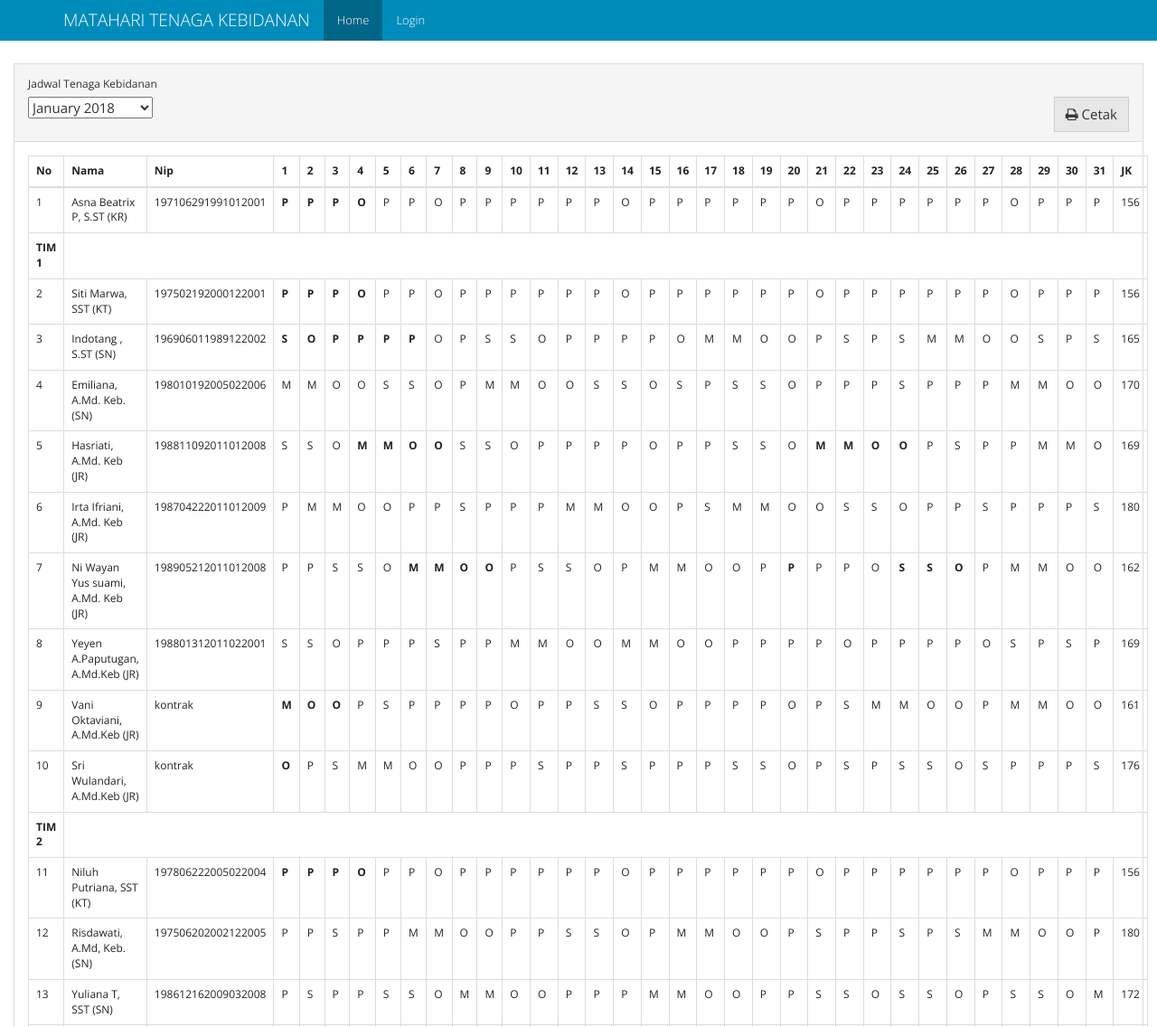
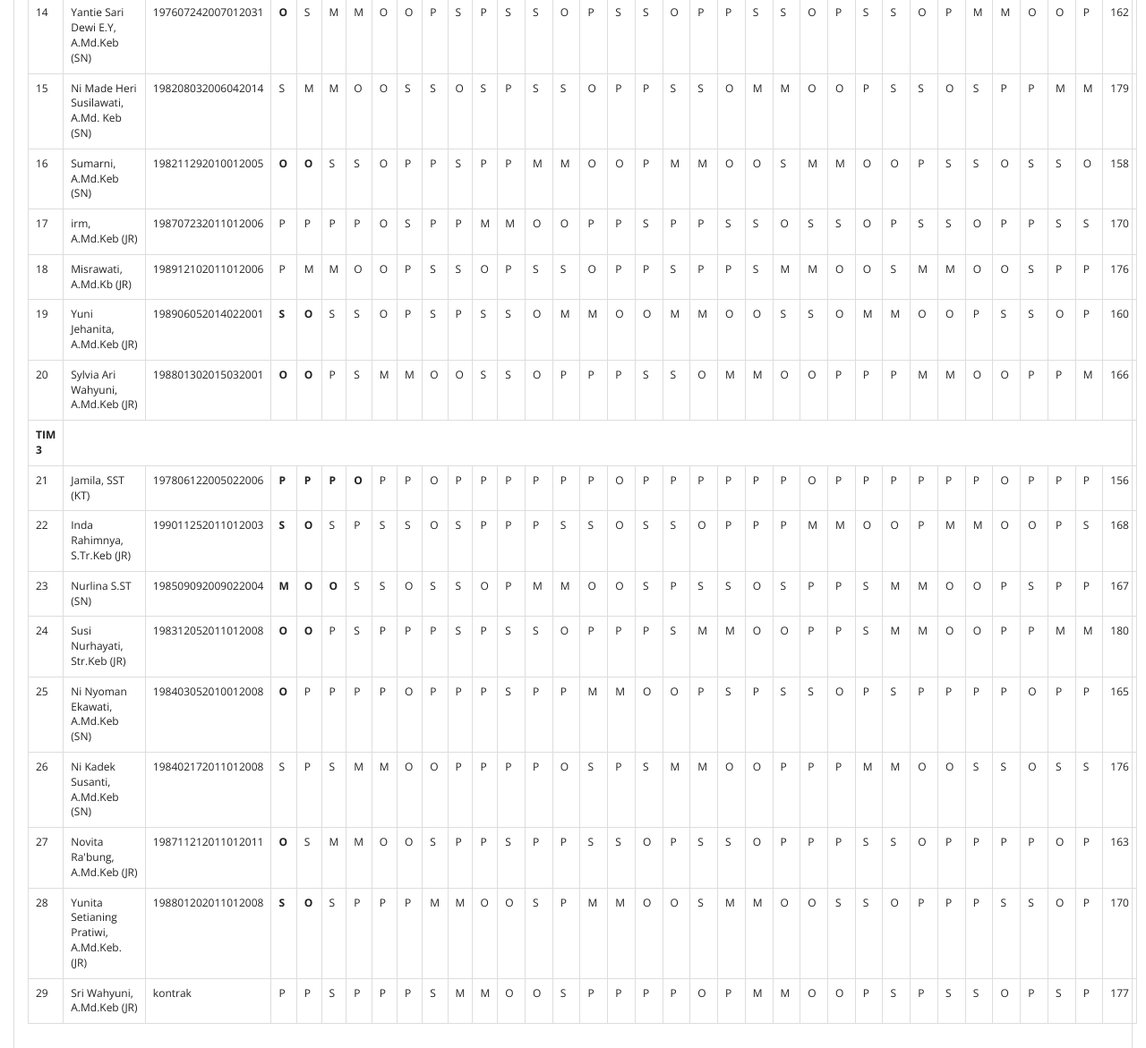
The page / on the database its author committed (2 pictures, top to bottom).
### models.py (models this page shows, shortened)
class Schedules(db.Model):
    id = db.Column(db.Integer, primary_key=True)
    periode_id = db.Column(db.Integer, db.ForeignKey("periode.id"), nullable=False)
    bidan_id = db.Column(db.Integer, db.ForeignKey("bidan.id", ondelete='SET NULL'), nullable=True)
    shift = db.Column(db.Text, default="", nullable=True)
    rest_shift = db.Column(db.Text, default="CLEAR", nullable=True)
    name = db.Column(db.String(50), nullable=True)
    nip = db.Column(db.String(20), nullable=True)
    officer = db.Column(db.String(20), nullable=True)
    tim = db.Column(db.String(10), nullable=True)

### views.py (the view)
@app.route("/", methods=['GET', 'POST'])
def homepage():
    table_query = Schedules.query \
        .join(Periode) \
        .add_columns(Schedules.id.label("schedule_id"), Schedules.officer, Schedules.nip, Schedules.name, Schedules.shift, Schedules.rest_shift, Schedules.tim, Periode.id, Periode.periode)
    table_periode = table_query.order_by(Periode.periode.desc()).group_by(Periode.periode).all()
    list_periode = []
    for periode in table_periode:
        pr = {}
        pr["id"] = periode.periode.strftime("%Y-%m-%d")
        pr["periode"] = periode.periode.strftime("%B %Y")
        list_periode.append(pr)
    if request.method == 'POST':
        periode_periode = request.form["select-periode"]
    else:
        periode_periode = list_periode[0]["id"]
    periode_split = periode_periode.split("-")
    periode_date = datetime.date(int(periode_split[0]), int(periode_split[1]), 1)
    days = calendar.monthrange(periode_date.year, periode_date.month)[1]
    kt = [shift_list(table_query.filter((Schedules.officer == "KT") & (Schedules.tim == "tim1")).filter(Periode.periode == periode_date).all()),
          shift_list(table_query.filter((Schedules.officer == "KT") & (Schedules.tim == "tim2")).filter(Periode.periode == periode_date).all()),
          shift_list(table_query.filter((Schedules.officer == "KT") & (Schedules.tim == "tim3")).filter(Periode.periode == periode_date).all())]
    tim = [shift_list(table_query.filter((Schedules.tim == "tim1") & (Schedules.officer != "KT")).filter(Periode.periode == periode_date).order_by(Schedules.bidan_id.asc()).all()),
           shift_list(table_query.filter((Schedules.tim == "tim2") & (Schedules.officer != "KT")).filter(Periode.periode == periode_date).order_by(Schedules.bidan_id.asc()).all()),
           shift_list(table_query.filter((Schedules.tim == "tim3") & (Schedules.officer != "KT")).filter(Periode.periode == periode_date).order_by(Schedules.bidan_id.asc()).all())]
    periode_schedule = {"kr": shift_list(table_query.filter(Schedules.officer == "KR").filter(Periode.periode == periode_date).all()),
                        "kt": kt, "tim": tim}
    return render_template('home.html', periode=list_periode, table=periode_schedule, periode_value=periode_periode, days=days)

### app.py (called while the page is built)
@app.before_request
def _before_request():
    g.user = current_user

### views.py (called while the page is built)
def shift_list(obj):
    new_obj = []
    for result in obj:
        temp_obj = {}
        temp_obj["id"] = result.id
        temp_obj["name"] = result.name
        temp_obj["officer"] = result.officer
        temp_obj["tim"] = result.tim
        temp_obj["nip"] = result.nip
        shift = ''.join(result.shift.split())
        if shift != "" and shift != "CLEAR":
            temp_obj["shift"] = result.shift.split(",")
        else:
            temp_obj["shift"] = None
        rest_shift = ''.join(result.rest_shift.split())
        if rest_shift != "" and rest_shift != "CLEAR":
            temp_obj["rest_shift"] = result.rest_shift.split(",")
        else:
            temp_obj["rest_shift"] = None
        temp_obj['total_jam_kerja'] = get_hours_total(temp_obj)
        temp_obj["schedule_id"] = result.schedule_id
        new_obj.append(temp_obj)
    return new_obj

### templates/home.html (shortened to what this page needs)
{% extends "base.html" %}
{% from "macro/shift_element.html" import shift_element %}
{% block class_container %}container-fluid{% endblock %}
{% block nav_home %} active {% endblock %}
{%  block content %}
<div class="panel panel-default">
		  <div class="panel-heading">
		  	  <div class="form-group">
		    <label for="select-periode">Jadwal Tenaga Kebidanan</label>
				  <form action="/" id="form-periode" class="form form-inline" method="post">
					  <select  name="select-periode" id="select-periode">
						{% for pr in periode %}
							<option value="{{pr['id']}}">{{pr['periode']}}</option>
						{% endfor %}
					  </select>
                      <button id="cetak-jadwal" class="btn btn-default pull-right"> <i class="fa fa-print" aria-hidden="true"></i>  Cetak</button>
				  </form>
		  </div>
		  </div>
		  <div class="panel-body">
                <table class="table table-bordered table-responsive">
                  <thead>
                    <tr>
                      <th>No</th>
                      <th>Nama</th>
                      <th>Nip</th>
                      {% for i in range(days) %}
                        <th>{{loop.index}}</th>
                      {% endfor %}
                        <th>JK</th>
                    </tr>
                  </thead>
                  <tbody>
                    <tr>
                      <td class="table-number">-</td>
                      {% for table in table['kr'] %}
                          <td>{{ table.name }} ({{table.officer}})</td>
                          <td>{{ table.nip|default('<unknown>', True) }}</td>
                          {{ shift_element(table,days) }}
                        <td>{{ table.total_jam_kerja}}</td>
                      {% endfor %}
                    </tr>
                    {% for i in range(0, (table['kt']) | length) %}
                        <tr>
                          <td><strong>TIM {{ loop.index }}</strong></td>
                        </tr>
                        <tr>
                          <td class="table-number">-</td>
                          {% for table in table['kt'][i] %}
                              <td>{{ table.name }} ({{table.officer}})</td>
                              <td>{{ table.nip|default('<unknown>', True) }}</td>
                              {{ shift_element(table,days) }}
                            <td>{{ table.total_jam_kerja}}</td>
                          {% endfor %}
                        </tr>
                        {% for table in table['tim'][i] %}
                          <tr>
                              <td class="table-number">-</td>
                              <td>{{ table.name }} ({{table.officer}})</td>
                              <td>{{ table.nip|default('<unknown>', True) }}</td>
                              {{ shift_element(table,days) }}
                              <td>{{ table.total_jam_kerja}}</td>
                          </tr>
                        {% endfor %}
                    {% endfor %}
                  </tbody>
                </table>
		  </div>
		</div>
{% endblock %}

### templates/base.html (shortened to what this page needs)
<!DOCTYPE html>
<html lang="en">
<head>
    <link rel="stylesheet" href="{{ url_for('static', filename='css/bootstrap.min.css')}}">
    <link rel="stylesheet" href="{{ url_for('static', filename='css/font-awesome.css')}}">
</head>
<body>
<nav class="navbar navbar-inverse navbar-fixed-top">
    <div class="container">
        <div class="navbar-header">
            <a class="navbar-brand" href="#">{% block branding %}MATAHARI TENAGA KEBIDANAN{% endblock %}</a>
        </div>
        <div id="navbar" class="collapse navbar-collapse">
            <ul class="nav navbar-nav">
                <li class="{% block nav_home %}{% endblock %}"><a href="{{ url_for('homepage') }}">Home</a></li>
                {% if g.user.is_authenticated %}
                    <li class="{% block nav_penjadwalan %}{% endblock %}"><a href="{{ url_for('penjadwalan') }}">Penjadwalan</a></li>
                    <li class="{% block nav_setting %}{% endblock %}"><a href="{{ url_for('setting') }}">Pengaturan Proses</a></li>
                    <li class=""><a href="/admin/">Admin</a></li>
                    <li><a href="{{ url_for('logout') }}">Logout</a></li>
                {% else %}
                    <li class="{% block nav_login %}{% endblock %}"><a href="{{ url_for('login') }}">Login</a></li>
                {% endif %}
            </ul>
        </div>
    </div>
</nav>
<div class="{% block class_container %}container{% endblock %}" style="margin-top: 70px;">
    {% block content %}
    {% endblock %}
</div>
</body>
</html>

### templates/macro/shift_element.html
{% macro shift_element(table,days) %}
  {% if table.rest_shift %}
    {% for i in range(days) %}
        {% if table.rest_shift[i] != '-' %}
            <td><strong>{{ table.rest_shift[i] }}</strong></td>
        {% else %}
            {% if table.shift %}
                <td>{{ table.shift[i] }}</td>
            {% else %}
                <td><strong>-</strong></td>
            {% endif %}
        {% endif %}
    {% endfor %}
  {% elif table.shift %}
    {% for i in range(days) %}
        <td>{{ table.shift[i] }}</td>
    {% endfor %}
  {% else %}
    {% for i in range(days) %}
        <td>-</td>
    {% endfor %}
  {% endif %}
{% endmacro %}

### rows shown on the page
Schedules: name "Asna Beatrix P, S.ST", officer "KR", nip "197106291991012001", rest_shift "P" "P" "P" "O", shift "P" "P" "O" "P" "P" "P" "P" "P" "P" "O" "P" "P" "P" "P" "P" "P" "O" "P" "P" "P" "P" "P" "P" "O" "P" "P" "P", total_jam_kerja "156"
Schedules: name "Siti Marwa, SST", officer "KT", nip "197502192000122001", rest_shift "P" "P" "P" "O", shift "P" "P" "O" "P" "P" "P" "P" "P" "P" "O" "P" "P" "P" "P" "P" "P" "O" "P" "P" "P" "P" "P" "P" "O" "P" "P" "P", total_jam_kerja "156"
Schedules: name "Indotang , S.ST", officer "SN", nip "196906011989122002", rest_shift "S" "O" "P" "P" "P" "P", shift "O" "P" "S" "S" "O" "P" "P" "P" "P" "O" "M" "M" "O" "O" "P" "S" "P" "S" "M" "M" "O" "O" "S" "P" "S", total_jam_kerja "165"
Schedules: name "Emiliana, A.Md. Keb.", officer "SN", nip "198010192005022006", shift "M" "M" "O" "O" "S" "S" "O" "P" "M" "M" "O" "O" "S" "S" "O" "S" "P" "S" "S" "O" "P" "P" "P" "S" "P" "P" "P" "M" "M" "O" "O", total_jam_kerja "170"
Schedules: name "Hasriati, A.Md. Keb", officer "JR", nip "198811092011012008", shift "S" "S" "O" "S" "S" "O" "P" "P" "P" "P" "O" "P" "P" "S" "S" "O" "P" "S" "P" "P" "M" "M" "O", rest_shift "M" "M" "O" "O" "M" "M" "O" "O", total_jam_kerja "169"
Schedules: name "Irta Ifriani, A.Md. Keb", officer "JR", nip "198704222011012009", shift "P" "M" "M" "O" "O" "P" "P" "S" "P" "P" "P" "M" "M" "O" "O" "P" "S" "M" "M" "O" "O" "S" "S" "O" "P" "P" "S" "P" "P" "P" "S", total_jam_kerja "180"
Schedules: name "Ni Wayan Yus suami, A.Md. Keb", officer "JR", nip "198905212011012008", shift "P" "P" "S" "S" "O" "P" "S" "S" "O" "P" "M" "M" "O" "O" "P" "P" "P" "O" "P" "M" "M" "O" "O", rest_shift "M" "M" "O" "O" "P" "S" "S" "O", total_jam_kerja "162"
Schedules: name "Yeyen A.Paputugan, A.Md.Keb", officer "JR", nip "198801312011022001", shift "S" "S" "O" "P" "P" "P" "S" "P" "P" "M" "M" "O" "O" "M" "M" "O" "O" "P" "P" "P" "P" "O" "P" "P" "P" "P" "O" "S" "P" "S" "P", total_jam_kerja "169"
Schedules: name "Vani Oktaviani, A.Md.Keb", officer "JR", nip "kontrak", rest_shift "M" "O" "O", shift "P" "S" "P" "P" "P" "P" "O" "P" "P" "S" "S" "O" "P" "P" "P" "P" "O" "P" "S" "M" "M" "O" "O" "P" "M" "M" "O" "O", total_jam_kerja "161"
Schedules: name "Sri Wulandari, A.Md.Keb", officer "JR", nip "kontrak", rest_shift "O", shift "P" "S" "M" "M" "O" "O" "P" "P" "P" "S" "P" "P" "S" "P" "P" "P" "S" "S" "O" "P" "S" "P" "S" "S" "O" "S" "P" "P" "P" "S", total_jam_kerja "176"
Schedules: name "Niluh Putriana, SST", officer "KT", nip "197806222005022004", rest_shift "P" "P" "P" "O", shift "P" "P" "O" "P" "P" "P" "P" "P" "P" "O" "P" "P" "P" "P" "P" "P" "O" "P" "P" "P" "P" "P" "P" "O" "P" "P" "P", total_jam_kerja "156"
Schedules: name "Risdawati, A.Md, Keb.", officer "SN", nip "197506202002122005", shift "P" "P" "S" "P" "P" "M" "M" "O" "O" "P" "P" "S" "S" "O" "P" "M" "M" "O" "O" "P" "S" "P" "P" "S" "P" "S" "M" "M" "O" "O" "P", total_jam_kerja "180"
Schedules: name "Yuliana T, SST", officer "SN", nip "198612162009032008", shift "P" "S" "P" "P" "S" "S" "O" "M" "M" "O" "O" "P" "P" "P" "M" "M" "O" "O" "P" "P" "S" "S" "O" "S" "S" "O" "P" "S" "S" "O" "M", total_jam_kerja "172"
Schedules: name "Yantie Sari Dewi E.Y, A.Md.Keb", officer "SN", nip "197607242007012031", rest_shift "O", shift "S" "M" "M" "O" "O" "P" "S" "P" "S" "S" "O" "P" "S" "S" "O" "P" "P" "S" "S" "O" "P" "S" "S" "O" "P" "M" "M" "O" "O" "P", total_jam_kerja "162"
Schedules: name "Ni Made Heri Susilawati, A.Md. Keb", officer "SN", nip "198208032006042014", shift "S" "M" "M" "O" "O" "S" "S" "O" "S" "P" "S" "S" "O" "P" "P" "S" "S" "O" "M" "M" "O" "O" "P" "S" "S" "O" "S" "P" "P" "M" "M", total_jam_kerja "179"
Schedules: name "Sumarni, A.Md.Keb", officer "SN", nip "198211292010012005", rest_shift "O" "O", shift "S" "S" "O" "P" "P" "S" "P" "P" "M" "M" "O" "O" "P" "M" "M" "O" "O" "S" "M" "M" "O" "O" "P" "S" "S" "O" "S" "S" "O", total_jam_kerja "158"
Schedules: name "irm, A.Md.Keb", officer "JR", nip "198707232011012006", shift "P" "P" "P" "P" "O" "S" "P" "P" "M" "M" "O" "O" "P" "P" "S" "P" "P" "S" "S" "O" "S" "S" "O" "P" "S" "S" "O" "P" "P" "S" "S", total_jam_kerja "170"
Schedules: name "Misrawati, A.Md.Kb", officer "JR", nip "198912102011012006", shift "P" "M" "M" "O" "O" "P" "S" "S" "O" "P" "S" "S" "O" "P" "P" "S" "P" "P" "S" "M" "M" "O" "O" "S" "M" "M" "O" "O" "S" "P" "P", total_jam_kerja "176"
Schedules: name "Yuni Jehanita, A.Md.Keb", officer "JR", nip "198906052014022001", rest_shift "S" "O", shift "S" "S" "O" "P" "S" "P" "S" "S" "O" "M" "M" "O" "O" "M" "M" "O" "O" "S" "S" "O" "M" "M" "O" "O" "P" "S" "S" "O" "P", total_jam_kerja "160"
Schedules: name "Sylvia Ari Wahyuni, A.Md.Keb", officer "JR", nip "198801302015032001", rest_shift "O" "O", shift "P" "S" "M" "M" "O" "O" "S" "S" "O" "P" "P" "P" "S" "S" "O" "M" "M" "O" "O" "P" "P" "P" "M" "M" "O" "O" "P" "P" "M", total_jam_kerja "166"
Schedules: name "Jamila, SST", officer "KT", nip "197806122005022006", rest_shift "P" "P" "P" "O", shift "P" "P" "O" "P" "P" "P" "P" "P" "P" "O" "P" "P" "P" "P" "P" "P" "O" "P" "P" "P" "P" "P" "P" "O" "P" "P" "P", total_jam_kerja "156"
Schedules: name "Inda Rahimnya, S.Tr.Keb", officer "JR", nip "199011252011012003", rest_shift "S" "O", shift "S" "P" "S" "S" "O" "S" "P" "P" "P" "S" "S" "O" "S" "S" "O" "P" "P" "P" "M" "M" "O" "O" "P" "M" "M" "O" "O" "P" "S", total_jam_kerja "168"
Schedules: name "Nurlina S.ST", officer "SN", nip "198509092009022004", rest_shift "M" "O" "O", shift "S" "S" "O" "S" "S" "O" "P" "M" "M" "O" "O" "S" "P" "S" "S" "O" "S" "P" "P" "S" "M" "M" "O" "O" "P" "S" "P" "P", total_jam_kerja "167"
Schedules: name "Susi Nurhayati, Str.Keb", officer "JR", nip "198312052011012008", rest_shift "O" "O", shift "P" "S" "P" "P" "P" "S" "P" "S" "S" "O" "P" "P" "P" "S" "M" "M" "O" "O" "P" "P" "S" "M" "M" "O" "O" "P" "P" "M" "M", total_jam_kerja "180"
Schedules: name "Ni Nyoman Ekawati, A.Md.Keb", officer "SN", nip "198403052010012008", rest_shift "O", shift "P" "P" "P" "P" "O" "P" "P" "P" "S" "P" "P" "M" "M" "O" "O" "P" "S" "P" "S" "S" "O" "P" "S" "P" "P" "P" "P" "O" "P" "P", total_jam_kerja "165"
Schedules: name "Ni Kadek Susanti, A.Md.Keb", officer "SN", nip "198402172011012008", shift "S" "P" "S" "M" "M" "O" "O" "P" "P" "P" "P" "O" "S" "P" "S" "M" "M" "O" "O" "P" "P" "P" "M" "M" "O" "O" "S" "S" "O" "S" "S", total_jam_kerja "176"
Schedules: name "Novita Ra'bung, A.Md.Keb", officer "JR", nip "198711212011012011", rest_shift "O", shift "S" "M" "M" "O" "O" "S" "P" "P" "S" "P" "P" "S" "S" "O" "P" "S" "S" "O" "P" "P" "P" "S" "S" "O" "P" "P" "P" "P" "O" "P", total_jam_kerja "163"
Schedules: name "Yunita Setianing Pratiwi, A.Md.Keb.", officer "JR", nip "198801202011012008", rest_shift "S" "O", shift "S" "P" "P" "P" "M" "M" "O" "O" "S" "P" "M" "M" "O" "O" "S" "M" "M" "O" "O" "S" "S" "O" "P" "P" "P" "S" "S" "O" "P", total_jam_kerja "170"
Schedules: name "Sri Wahyuni, A.Md.Keb", officer "JR", nip "kontrak", shift "P" "P" "S" "P" "P" "P" "S" "M" "M" "O" "O" "S" "P" "P" "P" "P" "O" "P" "M" "M" "O" "O" "P" "S" "P" "S" "S" "O" "P" "S" "P", total_jam_kerja "177"

### other values the page prints
form field select-periode "January 2018"
